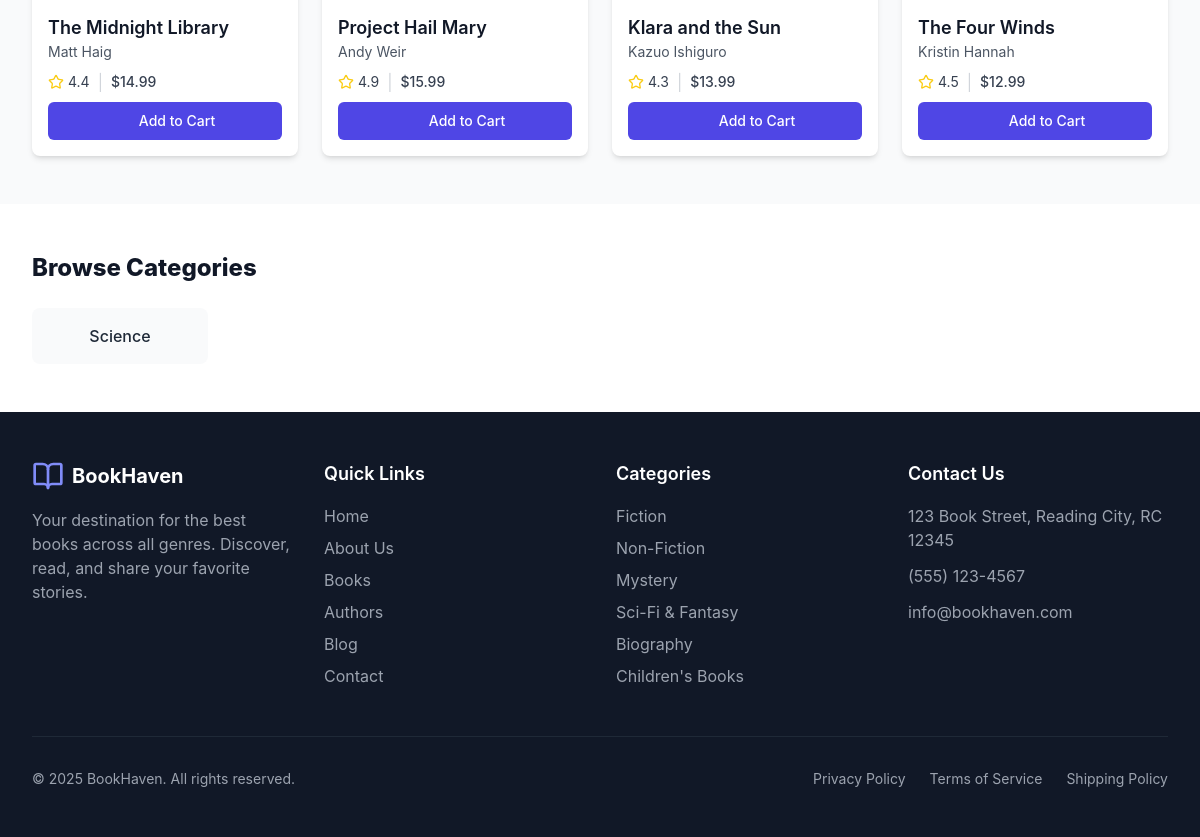
Before: / (lower part) with the older database file.
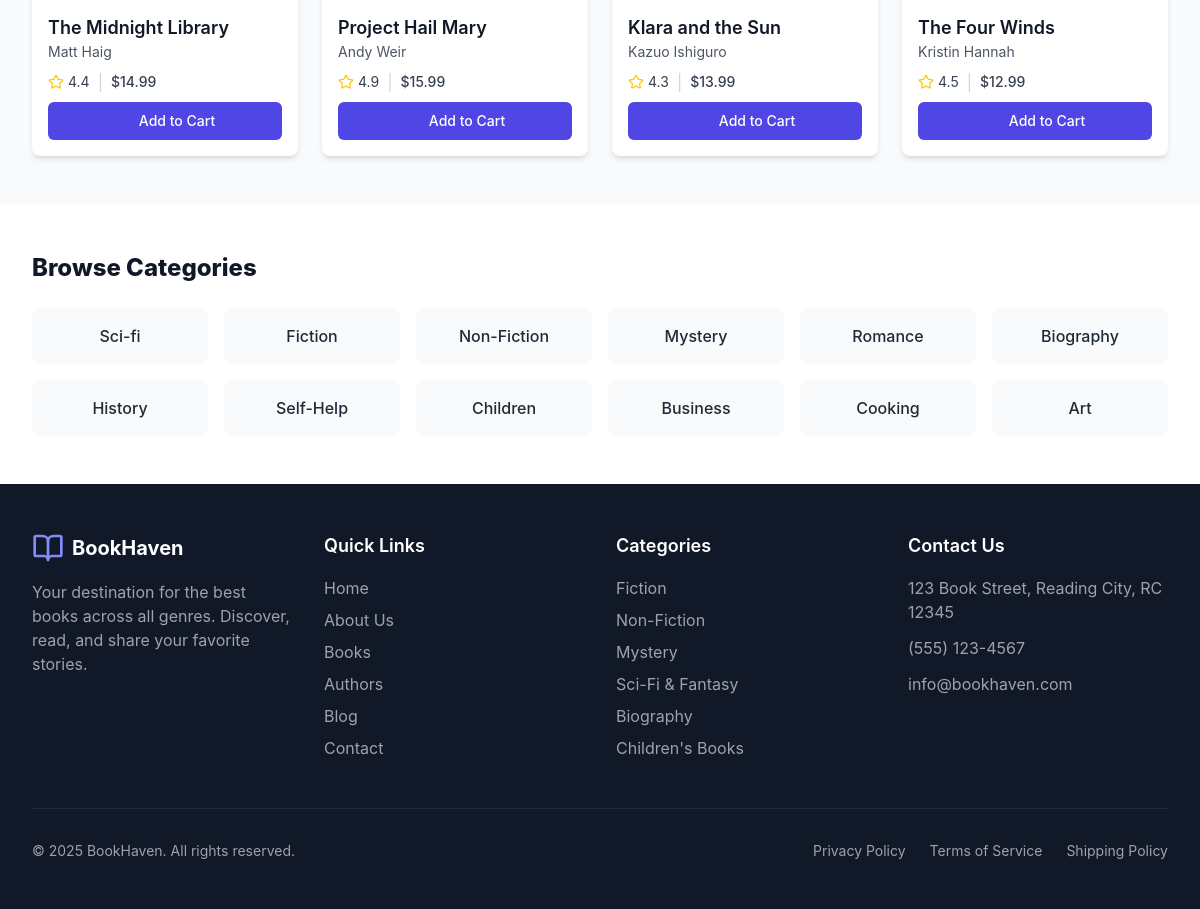
After: the same page with the newer database file.
### store/models.py (models this page shows, shortened)
class Category(models.Model):
    name = models.CharField(max_length=255, unique=True)
    slug = models.SlugField(max_length=255, unique=True, blank=True)

### bookstore/views.py (the view)
# urls.py: 2. Add a URL to urlpatterns:  path('', views.home, name='home')
def home(request):
    categories = Category.objects.all()
    return render(request, 'home.html', {
        "categories": categories
    })

### templates/home.html (shortened to what this page needs)
{% extends "base.html" %}
{% block content %}
<div id="app" class="min-h-screen bg-gray-50">
  <main id="main-content">
    <section id="new-releases" class="py-12 bg-gray-50">
      <div class="max-w-7xl mx-auto px-4 sm:px-6 lg:px-8">
        <div class="grid grid-cols-1 sm:grid-cols-2 lg:grid-cols-4 gap-6" id="new-releases-books">
        </div>
      </div>
    </section>
    <section id="categories" class="py-12 bg-white">
      <div class="max-w-7xl mx-auto px-4 sm:px-6 lg:px-8">
        <h2 class="text-2xl font-extrabold text-gray-900 mb-6">Browse Categories</h2>
        <div class="grid grid-cols-2 md:grid-cols-3 lg:grid-cols-6 gap-4" id="categories-grid">
          {% for category in categories %}
          <div class="bg-gray-50 hover:bg-gray-100 rounded-lg p-4 text-center cursor-pointer transition duration-200">
            <a href="#" class="font-medium text-gray-800">
              {{ category.name }}
            </a>
          </div>
          {% empty %}
          <p class="text-gray-600 col-span-full text-center">No categories found.</p>
          {% endfor %}
        </div>
      </div>
    </section>
  </main>
  <footer class="bg-gray-900 text-white">
    <div class="max-w-7xl mx-auto px-4 sm:px-6 lg:px-8 py-12">
      <div class="grid grid-cols-1 md:grid-cols-4 gap-8">
        <div>
          <div class="flex items-center mb-4">
            <i class="lucide-book-open h-8 w-8 text-indigo-400">
            </i>
            <span class="ml-2 text-xl font-bold">BookHaven</span>
          </div>
          <p class="text-gray-400 mb-4">
            Your destination for the best books across all genres. Discover, read, and share your favorite stories.
          </p>
        </div>
        <div>
          <h3 class="text-lg font-semibold mb-4">Quick Links</h3>
          <ul class="space-y-2">
            <li><a href="#" class="text-gray-400 hover:text-white">Home</a></li>
            <li><a href="#" class="text-gray-400 hover:text-white">About Us</a></li>
            <li><a href="#" class="text-gray-400 hover:text-white">Books</a></li>
            <li><a href="#" class="text-gray-400 hover:text-white">Authors</a></li>
            <li><a href="#" class="text-gray-400 hover:text-white">Blog</a></li>
            <li><a href="#" class="text-gray-400 hover:text-white">Contact</a></li>
          </ul>
        </div>
        <div>
          <h3 class="text-lg font-semibold mb-4">Categories</h3>
          <ul class="space-y-2">
            <li><a href="#" class="text-gray-400 hover:text-white">Fiction</a></li>
            <li><a href="#" class="text-gray-400 hover:text-white">Non-Fiction</a></li>
            <li><a href="#" class="text-gray-400 hover:text-white">Mystery</a></li>
            <li><a href="#" class="text-gray-400 hover:text-white">Sci-Fi & Fantasy</a></li>
            <li><a href="#" class="text-gray-400 hover:text-white">Biography</a></li>
            <li><a href="#" class="text-gray-400 hover:text-white">Children's Books</a></li>
          </ul>
        </div>
        <div>
          <h3 class="text-lg font-semibold mb-4">Contact Us</h3>
          <ul class="space-y-3">
            <li class="flex items-start">
              <span class="text-gray-400">123 Book Street, Reading City, RC 12345</span>
            </li>
            <li class="flex items-center">
              <span class="text-gray-400">(555) 123-4567</span>
            </li>
            <li class="flex items-center">
              <span class="text-gray-400">info@bookhaven.com</span>
            </li>
          </ul>
        </div>
      </div>
      <div class="border-t border-gray-800 mt-12 pt-8 flex flex-col md:flex-row justify-between items-center">
        <p class="text-gray-400 text-sm">© 2025 BookHaven. All rights reserved.</p>
        <div class="mt-4 md:mt-0 flex space-x-6">
          <a href="#" class="text-gray-400 hover:text-white text-sm">Privacy Policy</a>
          <a href="#" class="text-gray-400 hover:text-white text-sm">Terms of Service</a>
          <a href="#" class="text-gray-400 hover:text-white text-sm">Shipping Policy</a>
        </div>
      </div>
    </div>
  </footer>
</div>
{% endblock %}

### templates/base.html (shortened to what this page needs)
<!DOCTYPE html>
<html lang="en">
<head>
    <link rel="stylesheet" href="https://cdn.jsdelivr.net/npm/lucide-static@0.344.0/font/lucide.min.css">
    <script src="https://cdn.tailwindcss.com"></script>
    <link rel="stylesheet" href="static/css/styles.css">
</head>
<body>
    {% block content %}{% endblock %}
</body>
</html>

### static/css/styles.css (style rules this page uses)
.min-h-screen { min-height: 100vh; }
.bg-gray-50 { background-color: #f9fafb; }
.bg-white { background-color: #ffffff; }
.bg-gray-900 { background-color: #111827; }
.text-white { color: #ffffff; }
.text-gray-900 { color: #111827; }
.text-gray-400 { color: #9ca3af; }
.text-indigo-400 { color: #818cf8; }
.text-gray-800 { color: #1f2937; }
.text-sm { font-size: 0.875rem; }
.text-lg { font-size: 1.125rem; }
.text-xl { font-size: 1.25rem; }
.text-2xl { font-size: 1.5rem; }
.font-bold { font-weight: 700; }
.font-semibold { font-weight: 600; }
.font-medium { font-weight: 500; }
.font-extrabold { font-weight: 800; }
.rounded-lg { border-radius: 0.5rem; }
.border-gray-800 { border-color: #1f2937; }
.border-t { border-top-width: 1px; }
.flex { display: flex; }
.grid { display: grid; }
.items-center { align-items: center; }
.items-start { align-items: flex-start; }
.justify-between { justify-content: space-between; }
.w-8 { width: 2rem; }
.h-8 { height: 2rem; }
.max-w-7xl { max-width: 80rem; }
.p-4 { padding: 1rem; }
.px-4 { padding-left: 1rem; padding-right: 1rem; }
.py-12 { padding-top: 3rem; padding-bottom: 3rem; }
.pt-8 { padding-top: 2rem; }
.mx-auto { margin-left: auto; margin-right: auto; }
.mb-6 { margin-bottom: 1.5rem; }
.mb-4 { margin-bottom: 1rem; }
.ml-2 { margin-left: 0.5rem; }
.mt-4 { margin-top: 1rem; }
.mt-12 { margin-top: 3rem; }
.space-y-2 > * + * { margin-top: 0.5rem; }
.space-y-3 > * + * { margin-top: 0.75rem; }
.space-x-6 > * + * { margin-left: 1.5rem; }
.gap-4 { gap: 1rem; }
.gap-6 { gap: 1.5rem; }
.gap-8 { gap: 2rem; }
.grid-cols-1 { grid-template-columns: repeat(1, minmax(0, 1fr)); }
.grid-cols-2 { grid-template-columns: repeat(2, minmax(0, 1fr)); }
.text-center { text-align: center; }
.duration-200 { transition-duration: 200ms; }
.cursor-pointer { cursor: pointer; }
body { margin: 0; font-family: -apple-system, BlinkMacSystemFont, "Segoe UI", Roboto, "Helvetica Neue", Arial, sans-serif; -webkit-font-smoothing: antialiased; -moz-osx-font-smoothing: grayscale; }
a { text-decoration: none; }
@media (min-width: 640px) { .sm\:px-6 { padding-left: 1.5rem; padding-right: 1.5rem; } }
@media (min-width: 640px) { .sm\:grid-cols-2 { grid-template-columns: repeat(2, minmax(0, 1fr)); } }
@media (min-width: 768px) { .md\:flex-row { flex-direction: row; } }
@media (min-width: 768px) { .md\:mt-0 { margin-top: 0; } }
@media (min-width: 768px) { .md\:grid-cols-3 { grid-template-columns: repeat(3, minmax(0, 1fr)); } }
@media (min-width: 768px) { .md\:grid-cols-4 { grid-template-columns: repeat(4, minmax(0, 1fr)); } }
@media (min-width: 1024px) { .lg\:px-8 { padding-left: 2rem; padding-right: 2rem; } }
@media (min-width: 1024px) { .lg\:grid-cols-4 { grid-template-columns: repeat(4, minmax(0, 1fr)); } }
@media (min-width: 1024px) { .lg\:grid-cols-6 { grid-template-columns: repeat(6, minmax(0, 1fr)); } }
.flex-col { flex-direction: column; }

Changed rows visible on the page:
changed Category: name "Science" → "Sci-fi"
added Category: name "Fiction"
added Category: name "Non-Fiction"
added Category: name "Mystery"
added Category: name "Romance"
added Category: name "Biography"
added Category: name "History"
added Category: name "Self-Help"
added Category: name "Children"
added Category: name "Business"
added Category: name "Cooking"
added Category: name "Art"
